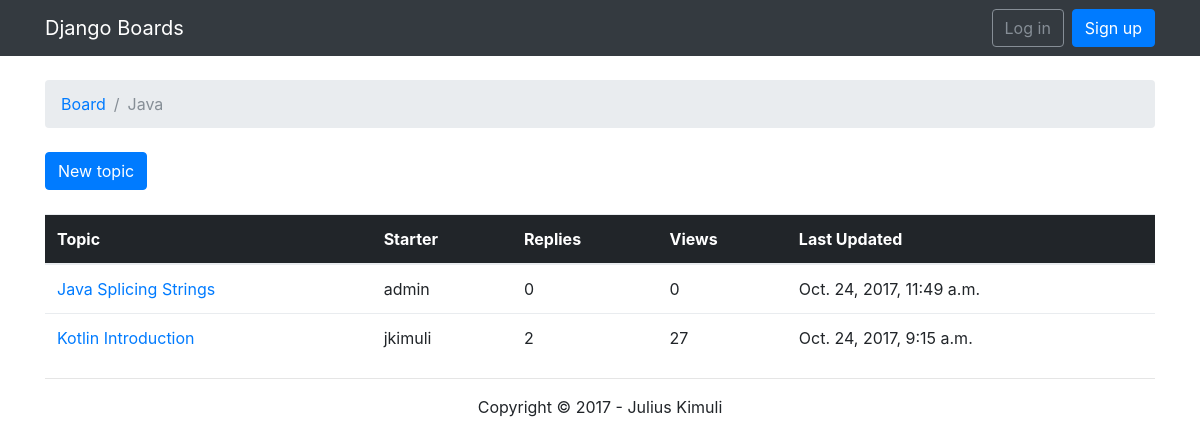
/forum/board/Java/topics/, run on the app's committed database.
### forum/models.py (models this page shows, shortened)
class Board(models.Model):
    name = models.CharField(max_length=30, unique=True)  # name of specific forum should be unique
    description = models.TextField(max_length=4000)

class Topic(models.Model):
    subject = models.CharField(max_length=255)
    last_updated = models.DateTimeField(auto_now_add=True)
    board = models.ForeignKey(Board, related_name='topics')  # Board that this topics belongs to
    starter = models.ForeignKey(User, related_name='topics')  # user who owns this topic
    views = models.PositiveIntegerField(default=0)

### forum/views.py (the view)
# urls.py: url(r'^board/(?P<name>\w+)/topics/$',views.board_topics,name='board_details'),
def board_topics(request, name):
    board = get_object_or_404(Board, name=name)
    topics = board.topics.order_by('-last_updated').annotate(replies=Count('posts') - 1)
    return render(request, 'board_details.html', {'board': board, 'topics': topics})

### forum/templates/board_details.html (shortened to what this page needs)
{% extends 'base.html'%}
{%block breadcrumb %}
  <li class="breadcrumb-item"><a href="{% url 'index' %}">Board</a></li>
  <li class="breadcrumb-item active">{{ board.name }}</li>
{%endblock%}
 {%block content%}
       <div class="mb-4">
        <a href="{% url 'topic_create' board.name %}" class="btn btn-primary">New topic</a>
       </div>
        {%if board %}
                <table class="table">
                <thead class="thead-inverse">
                <th>Topic</th>
                <th>Starter</th>
                <th>Replies</th>
                <th>Views</th>
                <th>Last Updated</th>
                </thead>
                <tbody>
                {% for topic in topics%}
                <tr>
                    <td><a href="{% url 'topic_details' board.name topic.pk %}"> {{topic.subject}} </a>
                    </td>
                    <td> {{topic.starter.username}} </td>
                    <td> {{ topic.replies }} </td>
                    <td> {{ topic.views }} </td>
                    <td> {{topic.last_updated }} </td>
                </tr>
                {%endfor%}
                </tbody>
                </table>
            {%else%}
               <p> Board unavailable in this discussion forum </p>
            {%endif%}
 {%endblock%}

### data on the page
Board: name "Java"
Topic: subject "Java Splicing Strings", starter.username "admin", replies "0", views "0", last_updated "Oct. 24, 2017, 11:49 a.m."
Topic: subject "Kotlin Introduction", starter.username "jkimuli", replies "2", views "27", last_updated "Oct. 24, 2017, 9:15 a.m."
